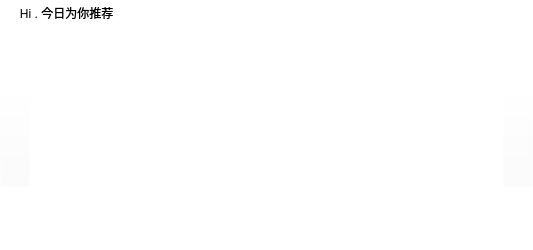
<?xml version="1.0" encoding="UTF-8"?>
<ui version="4.0">
 <class>Homeitem1</class>
 <widget class="QWidget" name="Homeitem1">
  <property name="geometry">
   <rect>
    <x>0</x>
    <y>0</y>
    <width>533</width>
    <height>250</height>
   </rect>
  </property>
  <property name="minimumSize">
   <size>
    <width>0</width>
    <height>250</height>
   </size>
  </property>
  <property name="maximumSize">
   <size>
    <width>16777215</width>
    <height>250</height>
   </size>
  </property>
  <property name="windowTitle">
   <string>Form</string>
  </property>
  <property name="styleSheet">
   <string notr="true">background-color: rgba(255, 255, 255, 0);</string>
  </property>
  <layout class="QVBoxLayout" name="verticalLayout">
   <property name="spacing">
    <number>0</number>
   </property>
   <property name="leftMargin">
    <number>0</number>
   </property>
   <property name="topMargin">
    <number>0</number>
   </property>
   <property name="rightMargin">
    <number>0</number>
   </property>
   <property name="bottomMargin">
    <number>0</number>
   </property>
   <item>
    <widget class="QLabel" name="label">
     <property name="minimumSize">
      <size>
       <width>0</width>
       <height>25</height>
      </size>
     </property>
     <property name="maximumSize">
      <size>
       <width>16777215</width>
       <height>25</height>
      </size>
     </property>
     <property name="styleSheet">
      <string notr="true">background-color: rgba(255, 255, 255, 0);
color: rgb(0, 0, 0);
font: 700 16pt &quot;Microsoft YaHei UI&quot;;</string>
     </property>
     <property name="text">
      <string>      Hi . 今日为你推荐</string>
     </property>
    </widget>
   </item>
   <item>
    <layout class="QHBoxLayout" name="horizontalLayout">
     <item>
      <widget class="QPushButton" name="pushButton">
       <property name="minimumSize">
        <size>
         <width>30</width>
         <height>100</height>
        </size>
       </property>
       <property name="maximumSize">
        <size>
         <width>30</width>
         <height>16777215</height>
        </size>
       </property>
       <property name="styleSheet">
        <string notr="true">background-color: rgba(255, 255, 255, 0);</string>
       </property>
       <property name="text">
        <string/>
       </property>
       <property name="iconSize">
        <size>
         <width>40</width>
         <height>100</height>
        </size>
       </property>
      </widget>
     </item>
     <item>
      <widget class="QScrollArea" name="scrollArea">
       <property name="styleSheet">
        <string notr="true">border: none;</string>
       </property>
       <property name="widgetResizable">
        <bool>true</bool>
       </property>
       <widget class="QWidget" name="scrollAreaWidgetContents">
        <property name="geometry">
         <rect>
          <x>0</x>
          <y>0</y>
          <width>463</width>
          <height>223</height>
         </rect>
        </property>
        <layout class="QGridLayout" name="gridLayout">
         <property name="leftMargin">
          <number>0</number>
         </property>
         <property name="topMargin">
          <number>0</number>
         </property>
         <property name="rightMargin">
          <number>0</number>
         </property>
         <property name="bottomMargin">
          <number>0</number>
         </property>
         <property name="spacing">
          <number>0</number>
         </property>
         <item row="0" column="0">
          <widget class="QWidget" name="widget" native="true"/>
         </item>
        </layout>
       </widget>
      </widget>
     </item>
     <item>
      <widget class="QPushButton" name="pushButton_2">
       <property name="minimumSize">
        <size>
         <width>30</width>
         <height>100</height>
        </size>
       </property>
       <property name="maximumSize">
        <size>
         <width>30</width>
         <height>16777215</height>
        </size>
       </property>
       <property name="styleSheet">
        <string notr="true">background-color: rgba(255, 255, 255, 0);</string>
       </property>
       <property name="text">
        <string/>
       </property>
       <property name="iconSize">
        <size>
         <width>40</width>
         <height>100</height>
        </size>
       </property>
      </widget>
     </item>
    </layout>
   </item>
  </layout>
 </widget>
 <resources/>
 <connections/>
</ui>
